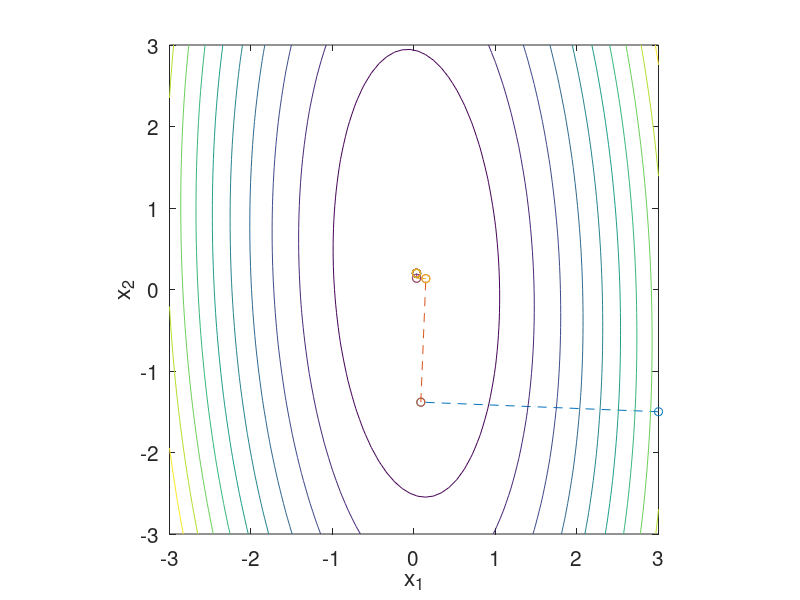

Write the MATLAB code that produced this figure.
clear all
close all
hold on

%===================================
% steepest descent for two equations
%===================================

A=[2.70 0.10; ...
   0.02 1.00];

b=[0.1 0.2]';

x=[-0.5 3.0]';
x=[3.0 -1.5]';

%--- precondition

b = A'*b;
A = A'*A;
eigenvalues = eig(A)

%--- minimization

xplot(1)=x(1); yplot(1)=x(2);

for i=1:10
 r = -A*x+b;
 alpha = r'*r/(r'*A*r);
 x = x+alpha*r
 xplot(2)=x(1); yplot(2)=x(2);
 plot(xplot,yplot,'--o')
 xplot(1)=x(1); yplot(1)=x(2);
end

%===
% contour plot
%===

Nx=63;
Dx = 6.0/Nx;
for i=1:Nx+1
 X(i)=-3.0+(i-1.0)*Dx;
end

Ny=64;
Dy = 6.0/Ny;
for j=1:Ny+1
 Y(j)=-3.0+(j-1.0)*Dy;
end

for i=1:Nx+1
 for j=1:Ny+1
  Xgrid=[X(i) Y(j)]';
  Z(j,i) = 0.5* Xgrid'*A*Xgrid - b'*Xgrid; 
 end
end

contour(X,Y,Z)
xlabel('x_1','fontsize',15)
ylabel('x_2','fontsize',15)
axis([-3 3 -3 3])
axis square
set(gca,'fontsize',15)
box
